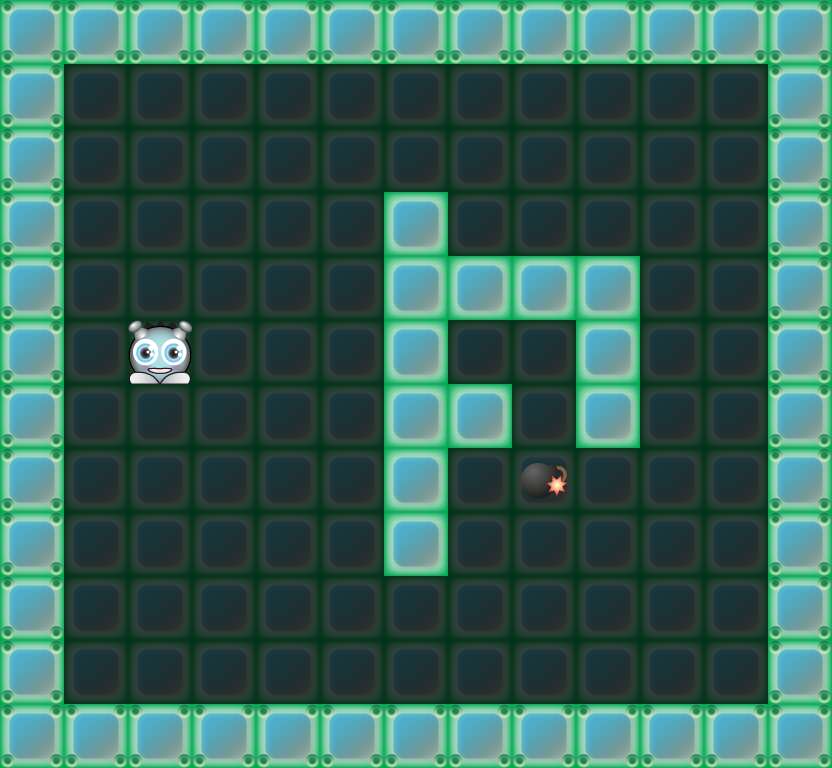

Rendered tile map (Tiled .tmx) drawn with the repository's tilesets; below, a short description and the full map source, tile grids included:
An orthogonal 13x12 tile map with 64x64 px tiles, 4 tile layers (wallLayer, floorLayer, alienLayer, bombLayer).

<map version="1.0" orientation="orthogonal" renderorder="right-down" width="13" height="12" tilewidth="64" tileheight="64" nextobjectid="1">
 <tileset firstgid="1" name="timeBombPanic" tilewidth="64" tileheight="64" tilecount="30" columns="5">
  <image source="../images/timeBombPanic.png" width="320" height="419" />
  <tile id="3">
   <properties>
    <property name="name" value="alien" />
   </properties>
  </tile>
  <tile id="4">
   <properties>
    <property name="name" value="bomb" />
   </properties>
  </tile>
 </tileset>
 <layer name="wallLayer" width="13" height="12">
  <data encoding="csv">
2,2,2,2,2,2,2,2,2,2,2,2,2,
2,0,0,0,0,0,0,0,0,0,0,0,2,
2,0,0,0,0,0,0,0,0,0,0,0,2,
2,0,0,0,0,0,3,0,0,0,0,0,2,
2,0,0,0,0,0,3,3,3,3,0,0,2,
2,0,0,0,0,0,3,0,0,3,0,0,2,
2,0,0,0,0,0,3,3,0,3,0,0,2,
2,0,0,0,0,0,3,0,0,0,0,0,2,
2,0,0,0,0,0,3,0,0,0,0,0,2,
2,0,0,0,0,0,0,0,0,0,0,0,2,
2,0,0,0,0,0,0,0,0,0,0,0,2,
2,2,2,2,2,2,2,2,2,2,2,2,2
</data>
 </layer>
 <layer name="floorLayer" width="13" height="12">
  <data encoding="csv">
1,1,1,1,1,1,1,1,1,1,1,1,1,
1,1,1,1,1,1,1,1,1,1,1,1,1,
1,1,1,1,1,1,1,1,1,1,1,1,1,
1,1,1,1,1,1,1,1,1,1,1,1,1,
1,1,1,1,1,1,1,1,1,1,1,1,1,
1,1,1,1,1,1,1,1,1,1,1,1,1,
1,1,1,1,1,1,1,1,1,1,1,1,1,
1,1,1,1,1,1,1,1,1,1,1,1,1,
1,1,1,1,1,1,1,1,1,1,1,1,1,
1,1,1,1,1,1,1,1,1,1,1,1,1,
1,1,1,1,1,1,1,1,1,1,1,1,1,
1,1,1,1,1,1,1,1,1,1,1,1,1
</data>
 </layer>
 <layer name="alienLayer" width="13" height="12">
  <data encoding="csv">
0,0,0,0,0,0,0,0,0,0,0,0,0,
0,0,0,0,0,0,0,0,0,0,0,0,0,
0,0,0,0,0,0,0,0,0,0,0,0,0,
0,0,0,0,0,0,0,0,0,0,0,0,0,
0,0,0,0,0,0,0,0,0,0,0,0,0,
0,0,4,0,0,0,0,0,0,0,0,0,0,
0,0,0,0,0,0,0,0,0,0,0,0,0,
0,0,0,0,0,0,0,0,0,0,0,0,0,
0,0,0,0,0,0,0,0,0,0,0,0,0,
0,0,0,0,0,0,0,0,0,0,0,0,0,
0,0,0,0,0,0,0,0,0,0,0,0,0,
0,0,0,0,0,0,0,0,0,0,0,0,0
</data>
 </layer>
 <layer name="bombLayer" width="13" height="12">
  <data encoding="csv">
0,0,0,0,0,0,0,0,0,0,0,0,0,
0,0,0,0,0,0,0,0,0,0,0,0,0,
0,0,0,0,0,0,0,0,0,0,0,0,0,
0,0,0,0,0,0,0,0,0,0,0,0,0,
0,0,0,0,0,0,0,0,0,0,0,0,0,
0,0,0,0,0,0,0,0,0,0,0,0,0,
0,0,0,0,0,0,0,0,0,0,0,0,0,
0,0,0,0,0,0,0,0,5,0,0,0,0,
0,0,0,0,0,0,0,0,0,0,0,0,0,
0,0,0,0,0,0,0,0,0,0,0,0,0,
0,0,0,0,0,0,0,0,0,0,0,0,0,
0,0,0,0,0,0,0,0,0,0,0,0,0
</data>
 </layer>
</map>
